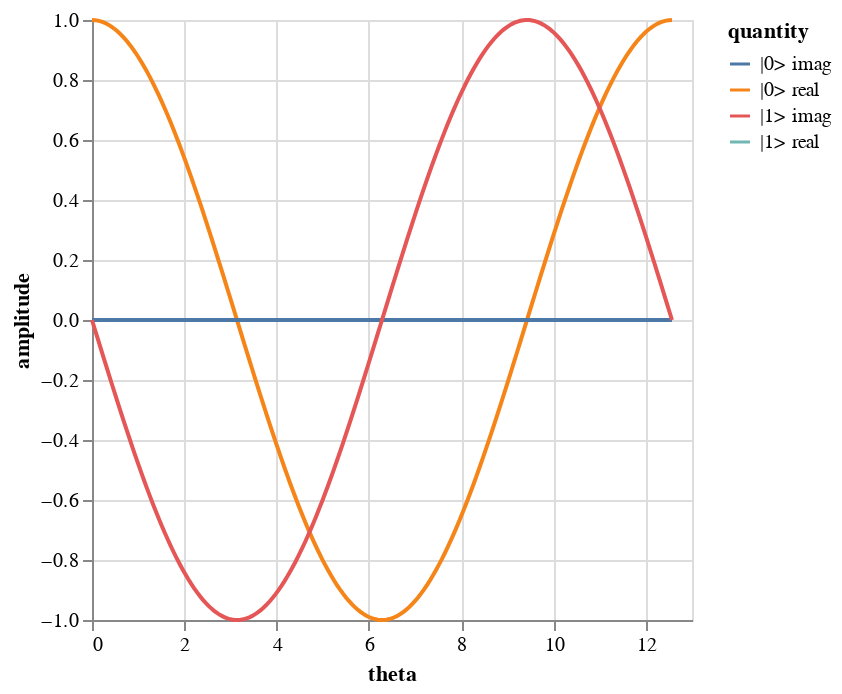

The notebook cell this image was saved under:
### Markdown cell above
### Codercise I.6.2 - Plotting RX

The matrix representation of RX is-

$$RX(\theta)=
\begin{pmatrix}
cos(\frac{\theta}{2}) & -i ~ sin(\frac{\theta}{2})\\
-i ~ sin(\frac{\theta}{2}) & cos(\frac{\theta}{2})
\end{pmatrix}$$

**Task**: Perform the RX rotation with an angle of $\theta$ to the state $|0\rangle$. Repeat the step to various angles to understand how the amplitudes are affected.

**Solution**: This is a simple problem that requires multiple function calls. Plotting a graph gives us a visual understanding. The graph contains the sine and cosine curves.

### Code cell
dev = qml.device("default.qubit", wires=1)


@qml.qnode(dev)
def apply_rx(theta, state):
    """Apply an RX gate with an angle of theta to a particular basis state.

    Args:
        theta (float): A rotation angle.
        state (int): Either 0 or 1. If 1, initialize the qubit to state |1>
            before applying other operations.

    Returns:
        np.array[complex]: The state of the qubit after the operations.
    """
    if state == 1:
        qml.PauliX(wires=0)

    ##################
    # YOUR CODE HERE #
    ##################

    # APPLY RX(theta) AND RETURN THE STATE
    qml.RX(theta, dev.wires)
    return qml.state()


# Code for plotting
angles = np.linspace(0, 4 * np.pi, 200)
output_states = np.array([apply_rx(t, 0) for t in angles])

plot = penny_plotter(angles, output_states) # use default plotter from the tutorial
plot

### Figure 1 — Vega-Lite specification as saved in the notebook (floating-point values rounded to 4 significant figures; data arrays with more than 128 entries replaced by an {"elided": "..."} marker saying what was removed)
{"config": {"view": {"continuousWidth": 300, "continuousHeight": 300}}, "layer": [{"mark": {"type": "line"}, "encoding": {"color": {"field": "quantity", "type": "nominal"}, "x": {"field": "theta", "type": "quantitative"}, "y": {"field": "amplitude", "type": "quantitative"}}, "transform": [{"fold": ["|0> real", "|1> real"], "as": ["quantity", "amplitude"]}]}, {"mark": {"type": "line"}, "encoding": {"color": {"field": "quantity", "type": "nominal"}, "x": {"field": "theta", "type": "quantitative"}, "y": {"field": "amplitude", "type": "quantitative"}}, "transform": [{"fold": ["|0> imag", "|1> imag"], "as": ["quantity", "amplitude"]}]}], "data": {"name": "data-45242329c102537c78792c8b2543304b"}, "$schema": "https://vega.github.io/schema/vega-lite/v5.17.0.json", "datasets": {"data-45242329c102537c78792c8b2543304b": {"elided": "200 records"}}}
